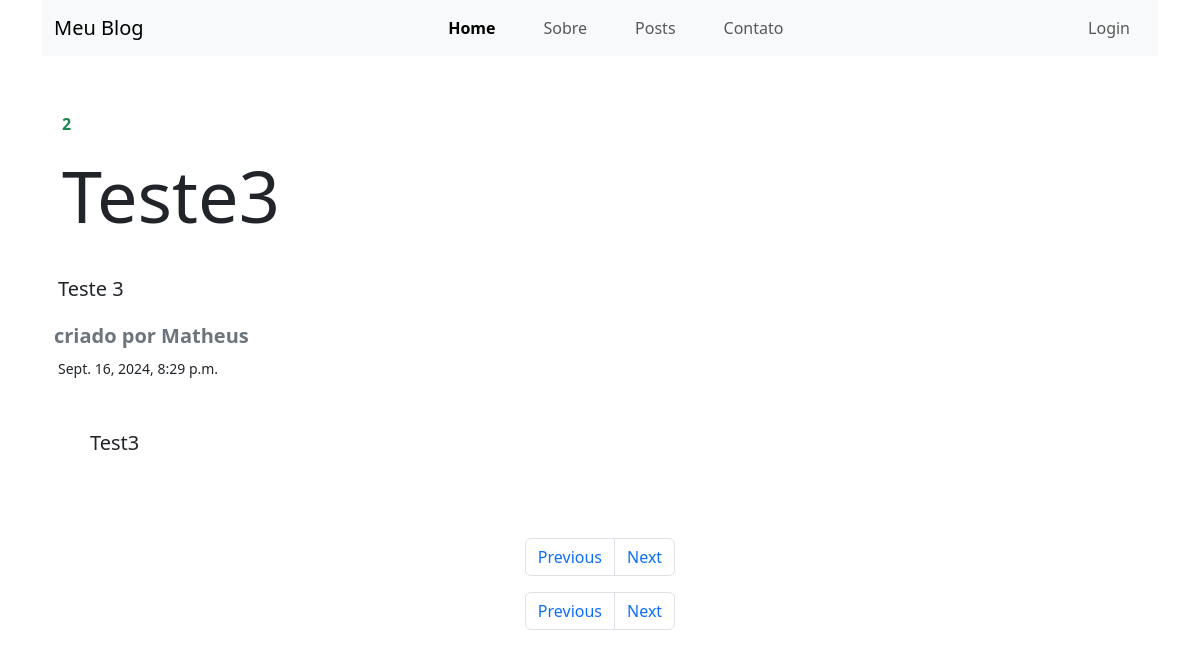
/blog/post/10/, run on the app's committed database.
### blog/models.py (models this page shows, shortened)
class Post(models.Model):
    autor = models.CharField(max_length=50)
    titulo = models.CharField(max_length=150)
    resumo = models.CharField(max_length=250)
    conteudo = models.TextField()
    data = models.DateTimeField()
    categoria = models.ForeignKey(Categoria,on_delete=models.PROTECT, related_name='posts')
    tag = models.ManyToManyField(Tag,related_name='posts', blank=True)

class Categoria(models.Model):
    nome = models.CharField(max_length=20)
    slug = models.SlugField(unique=True)
    def __str__(self):
        return self.nome

### blog/views.py (the view)
# urls.py: path('post/<int:id>/', views.post, name="post"),
def post(request, id):
    post = get_object_or_404(Post, id=id)
    proximo_post = Post.objects.filter(id__gt=id).order_by('id').first()
    post_anterior = Post.objects.filter(id__lt=id).order_by('-id').last()
    return render(request,'post.html',{'post':post,'proximo_post':proximo_post,'post_anterior':post_anterior})

### blog/Templates/post.html (shortened to what this page needs)
{% extends 'base.html' %}
{% block content %}
    {% if post %}
    <label class=" rounded text-success m-1 p-1"><strong>{{post.categoria}}</strong></label>
        <h1 class="display-2 text-justify p-2"><strong>{{post.titulo}}</strong></h1>
        <div class="row text-justify mt-4 p-1">
            <p class="lead"><strong>{{post.resumo}}</strong></p>
        </div>
        <label class="text-secondary h5"><strong>criado por {{post.autor}}</strong></label>
        <div class="ps-1"><small>{{post.data}}</small></div>
        <div class="row pe-4 text-justify">
            <div class="col p-5">
                <p class="lead">{{post.conteudo}}</p>
            </div>
        </div>
    {% endif %}
    <nav aria-label="Paginacao">
        <ul class="pagination justify-content-center">
                {% if post_anterior %}
                    <li class="page-item"><a class="page-link" href="{% url 'post' post_anterior.id %}">Previous</a></li>
                {% endif %}
                {% if proximo_post %}
                    <li class="page-item">
                        <a class="page-link" href="{% url 'post' proximo_post.id %}">Next</a>
                    </li>
                {% endif %}
        </ul>
      </nav>
{% endblock %}

### data on the page
Post: categoria "2", titulo "Teste3", resumo "Teste 3", autor "Matheus", data "Sept. 16, 2024, 8:29 p.m.", conteudo "Test3"
